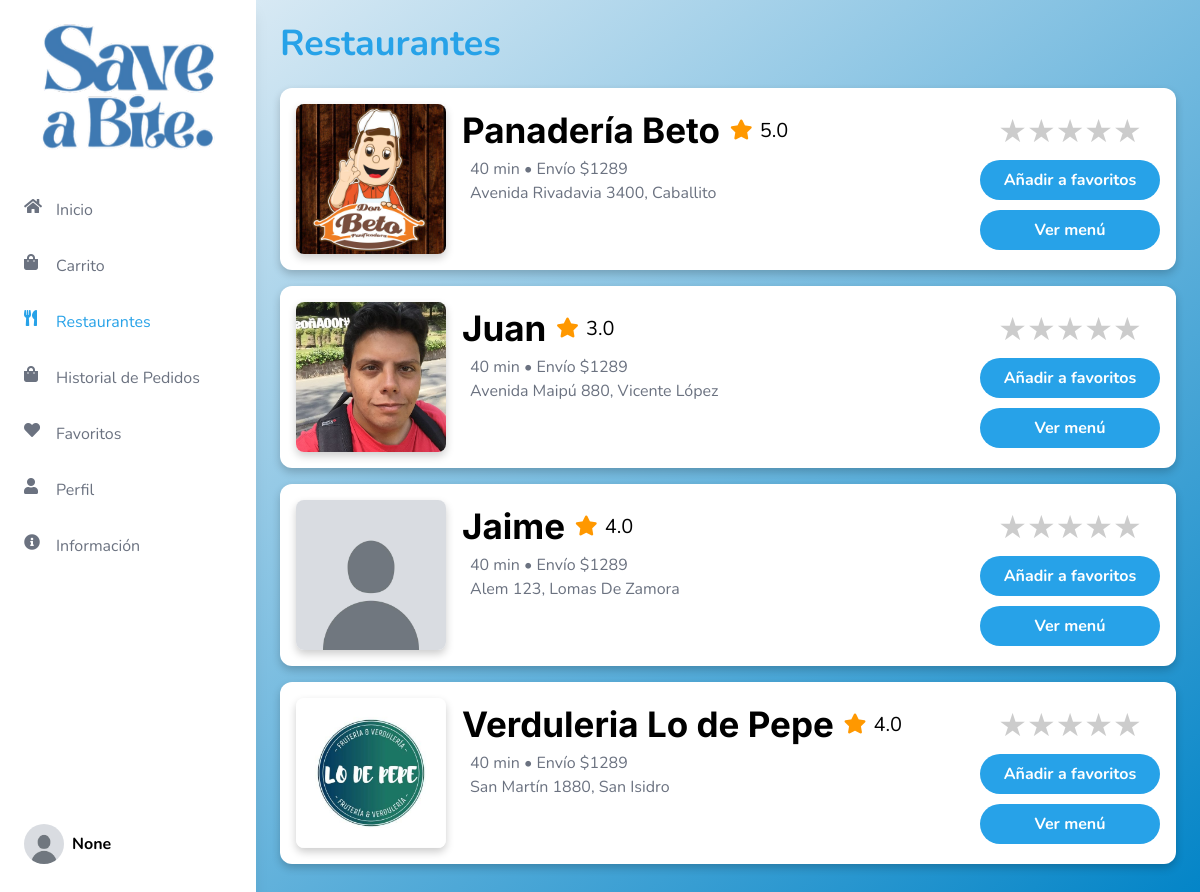
The page /restaurantes on the database its author committed.
### tables this page shows
CREATE TABLE usuarioEmpresa (
            id INTEGER PRIMARY KEY AUTOINCREMENT,
            nombre_usuario TEXT NOT NULL,
            correo_electronico TEXT NOT NULL UNIQUE,
            contrasena TEXT NOT NULL,
            imagen TEXT,  -- Columna para almacenar imágenes
            membresia TEXT,
            direccion_id INTEGER,
            ratingTotal REAL DEFAULT 0,
            FOREIGN KEY (direccion_id) REFERENCES direccionEmpresa (id)
        );

CREATE TABLE direccionEmpresa (
            id INTEGER PRIMARY KEY AUTOINCREMENT,
            usuario_id INTEGER NOT NULL,
            calle TEXT NOT NULL,
            altura INTEGER NOT NULL,
            localidad TEXT NOT NULL,
            FOREIGN KEY (usuario_id) REFERENCES usuarioEmpresa (id)
        );

### app.py (the view)
@app.route("/restaurantes", methods=['GET'])
def restaurantes():
    conn = get_db_connection()
    user_id = session.get('user_id')
    restaurantes = conn.execute('''
        SELECT usuarioEmpresa.id, usuarioEmpresa.nombre_usuario, usuarioEmpresa.imagen,
            direccionEmpresa.calle, direccionEmpresa.altura, direccionEmpresa.localidad,
            usuarioEmpresa.ratingTotal as rating_total,
            IFNULL((SELECT puntuacion FROM RATINGS WHERE id_usuario = ? AND id_empresa = usuarioEmpresa.id), 0) as current_rating
        FROM usuarioEmpresa
        LEFT JOIN direccionEmpresa ON usuarioEmpresa.id = direccionEmpresa.usuario_id
    ''', (user_id,)).fetchall()
    conn.close()
    return render_template('general/Restaurantes.html', restaurantes=restaurantes)

### app.py (called while the page is built)
def get_db_connection():
    conn = sqlite3.connect('flask_db.db')
    conn.row_factory = sqlite3.Row
    return conn

### templates/general/Restaurantes.html (shortened to what this page needs)
<!DOCTYPE html>
<html lang="es">
<head>
    <script src="https://cdn.tailwindcss.com"></script>
    <link href="https://cdnjs.cloudflare.com/ajax/libs/font-awesome/5.15.3/css/all.min.css" rel="stylesheet">
</head>
<body class="flex">
    {% include 'Sidebars/SidebarUsuario.html' %}
    <div class="container p-6 content ml-64">
        <h1 class="text-4xl font-bold text-custom-blue mb-6">Restaurantes</h1>
        <div>
            {% for restaurant in restaurantes %}
            <div class="restaurant-card">
                <img src="{{ url_for('static', filename='uploads/' ~ restaurant.imagen) }}" alt="{{ restaurant.nombre_usuario }}" id="fotorestaurante">
                <div class="restaurant-info">
                    <div class="flex items-center" id="contfoto">
                        <h3 id="nombrerestaurante">{{ restaurant.nombre_usuario }}</h3>
                        <div class="rating-total">
                            <i class="fas fa-star" id="Estrellatotal"></i>
                            <span ID="totalNumeros">{{ restaurant.rating_total|round(1) }}</span>
                        </div>
                    </div>
                    <div class="flex items-center">
                        <span class="delivery-info">40 min • Envío $1289</span>
                    </div>
                    <p id="direccion">{{ restaurant.calle }} {{ restaurant.altura }}, {{ restaurant.localidad }}</p>
                </div>
                <div class="action-buttons">
                    <div class="rating mb-1">
                        <div class="star-rating" data-restaurant-id="{{ restaurant.id }}" data-current-rating="{{ restaurant.current_rating }}">
                            <span class="star unselected" data-value="1">★</span>
                            <span class="star unselected" data-value="2">★</span>
                            <span class="star unselected" data-value="3">★</span>
                            <span class="star unselected" data-value="4">★</span>
                            <span class="star unselected" data-value="5">★</span>
                        </div>
                    </div>
                    <form method="POST" action="{{ url_for('agregar_a_favoritos', empresa_id=restaurant.id) }}" class="add-to-favorites-form">
                        <button type="submit">Añadir a favoritos</button>
                    </form>
                    <form method="GET" action="{{ url_for('ver_menu', id=restaurant.id) }}">
                        <button id="vermenu" type="submit">Ver menú</button>
                    </form>
                </div>
            </div>
            {% endfor %}
        </div>
    </div>
</body>
</html>

### templates/general/Restaurantes.html (style rules this page uses)
#nombrerestaurante { font-size: 35px; font-family: Inter; }
#vermenu { background-color: #27a2e8; color: white; width: 180px; height: 40px; border-radius: 20px; text-align: center; cursor: pointer; font-weight: bold; transition: background-color 0.3s; margin-top: 10px; white-space: nowrap; }
body { font-family: 'Nunito', sans-serif; background: linear-gradient(to bottom right, #f1f5f9, #0284c7); height: 100vh; background-repeat: no-repeat !important; background-attachment: fixed !important; background-size: auto !important; margin: 0; }
.text-custom-blue { color: #27a2e8; }
.restaurant-card { background-color: white; border-radius: 12px; box-shadow: 0 4px 8px rgba(0, 0, 0, 0.1); padding: 16px; display: flex; flex-direction: row; transition: transform 0.2s; cursor: pointer; margin-bottom: 16px; box-shadow: 0 4px 8px rgba(0, 0, 0, 0.2); }
.restaurant-card img { border-radius: 8px; margin-right: 16px; width: 150px; height: 150px; object-fit: cover; box-shadow: 0 4px 8px rgba(0, 0, 0, 0.2); }
.restaurant-info { flex: 1; }
.restaurant-info h3 { font-size: 1.5rem; font-weight: bold; }
.restaurant-info p { color: #6b7280; margin-left: 8px; }
.delivery-info { color: #6b7280; }
.action-buttons { display: flex; flex-direction: column; justify-content: center; align-items: center; width: 180px; }
.action-buttons button { background-color: #27a2e8; color: white; width: 180px; height: 40px; border-radius: 20px; text-align: center; cursor: pointer; font-weight: bold; transition: background-color 0.3s; margin-top: 0px; white-space: nowrap; }
.star-rating { display: flex; align-items: center; justify-content: center; }
.star-rating .star { font-size: 2rem; color: #ff9800; cursor: pointer; }
.star-rating .star.unselected { color: #ccc; }
.rating-total { margin-left: 10px; margin-top: 2px; }
.rating-total .fa-star { color: #ff9800; margin-right: 3px; }
#totalNumeros { font-size: 20px; }
#Estrellatotal { font-size: 20px; }
.container { overflow-y: scroll; }

### templates/Sidebars/SidebarUsuario.html (style rules this page uses)
body { font-family: 'Nunito', sans-serif; background: linear-gradient(to bottom right, #f1f5f9, #0284c7); overflow: hidden; }
.text-custom-blue { color: #27a2e8; }

### rows shown on the page
usuarioEmpresa: imagen (picture), nombre_usuario "Panadería Beto", rating_total "5.0", calle "Avenida Rivadavia", altura "3400", localidad "Caballito"
usuarioEmpresa: imagen (picture), nombre_usuario "Juan", rating_total "3.0", calle "Avenida Maipú", altura "880", localidad "Vicente López"
usuarioEmpresa: imagen (placeholder picture), nombre_usuario "Jaime", rating_total "4.0", calle "Alem", altura "123", localidad "Lomas De Zamora"
usuarioEmpresa: imagen (picture), nombre_usuario "Verduleria Lo de Pepe", rating_total "4.0", calle "San Martín", altura "1880", localidad "San Isidro"

### other values the page prints
{{ session.get('user_name') }} "None"
